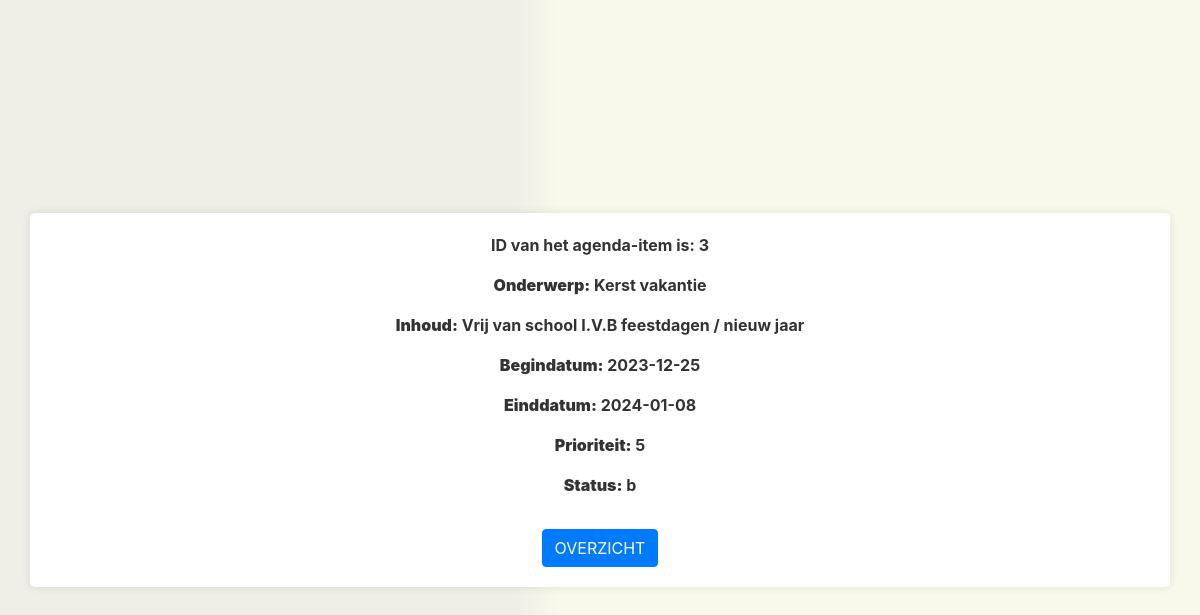
The page /PHP/detail.php?id=3 (signed in) on the database its author committed.
### tables this page shows
CREATE TABLE `crud_agenda` (
  `ID` int(11) NOT NULL COMMENT 'De key, auto nummering',
  `Onderwerp` varchar(30) NOT NULL COMMENT 'Titel',
  `Inhoud` text NOT NULL COMMENT 'Wat moet er allemaal gebeuren?',
  `Begindatum` date NOT NULL COMMENT 'Standaard de dag van vandaag',
  `Einddatum` date NOT NULL COMMENT 'Alleen datum, geen tijd',
  `Prioriteit` tinyint(4) NOT NULL COMMENT 'van 1 tot 5',
  `Status` enum('n','b','a') NOT NULL COMMENT '''niet begonnen'', ''bezig'', ''afgerond'''
);

### PHP/detail.php (the view, shortened to what this page needs)
<!DOCTYPE html>
<html>
<head>
    <link rel="stylesheet" href="../CSS/detail.css">
    <link href="https://stackpath.bootstrapcdn.com/bootstrap/4.3.1/css/bootstrap.min.css" rel="stylesheet">
</head>
<body class="d-flex justify-content-center align-items-center vh-100">
<div class="container text-center">
<?php
require 'config.php';
$id = $_GET['id'];
echo "<p><strong style='color: #333;'>ID van het agenda-item is: " . $id . "</p>";
$query = "SELECT * FROM crud_agenda WHERE ID = " . $id;
$result = mysqli_query($mysqli, $query);
if (mysqli_num_rows($result) > 0) {
    $item = mysqli_fetch_assoc($result);
    echo "<p><strong style='color: #333;'>Onderwerp:</strong> " . $item['Onderwerp'] . "</p>";
    echo "<p><strong style='color: #333;'>Inhoud:</strong> " . $item['Inhoud'] . "</p>";
    echo "<p><strong style='color: #333;'>Begindatum:</strong> " . $item['Begindatum'] . "</p>";
    echo "<p><strong style='color: #333;'>Einddatum:</strong> " . $item['Einddatum'] . "</p>";
    echo "<p><strong style='color: #333;'>Prioriteit:</strong> " . $item['Prioriteit'] . "</p>";
    echo "<p><strong style='color: #333;'>Status:</strong> " . $item['Status'] . "</p>";
} else {
    echo "Er is geen record met ID: " . $id . "<br/>";
}
?>
<a href='toonagenda.php' class='btn btn-primary mt-3'>OVERZICHT</a>
</div>
</body>
</html>

### CSS/detail.css (style rules this page uses)
body { font-family: 'Roboto', sans-serif; margin: 0; padding: 20px; background: rgb(217,217,198); background: linear-gradient(90deg, rgba(217,217,198,0.4149860627844888) 43%, rgba(240,240,208,0.4149860627844888) 47%); }
.container { max-width: 600px; margin: auto; padding: 20px; background-color: #fff; border-radius: 5px; box-shadow: 0 0 10px rgba(0, 0, 0, 0.1); }
a { color: #007bff; text-decoration: none; }

### rows shown on the page
crud_agenda: Onderwerp "Kerst vakantie", Inhoud "Vrij van school I.V.B feestdagen / nieuw jaar", Begindatum "2023-12-25", Einddatum "2024-01-08", Prioriteit "5", Status "b"

### other values the page prints
$id "3"
